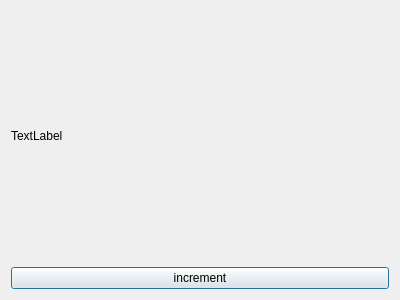
<?xml version="1.0" encoding="UTF-8"?>
<ui version="4.0">
 <class>Dialog</class>
 <widget class="QDialog" name="Dialog">
  <property name="geometry">
   <rect>
    <x>0</x>
    <y>0</y>
    <width>400</width>
    <height>300</height>
   </rect>
  </property>
  <property name="windowTitle">
   <string>Dialog</string>
  </property>
  <layout class="QVBoxLayout" name="verticalLayout_2">
   <item>
    <layout class="QVBoxLayout" name="verticalLayout">
     <item>
      <widget class="QLabel" name="label">
       <property name="text">
        <string>TextLabel</string>
       </property>
      </widget>
     </item>
     <item>
      <widget class="QPushButton" name="incr">
       <property name="text">
        <string>increment</string>
       </property>
      </widget>
     </item>
    </layout>
   </item>
  </layout>
 </widget>
 <resources/>
 <connections/>
</ui>
